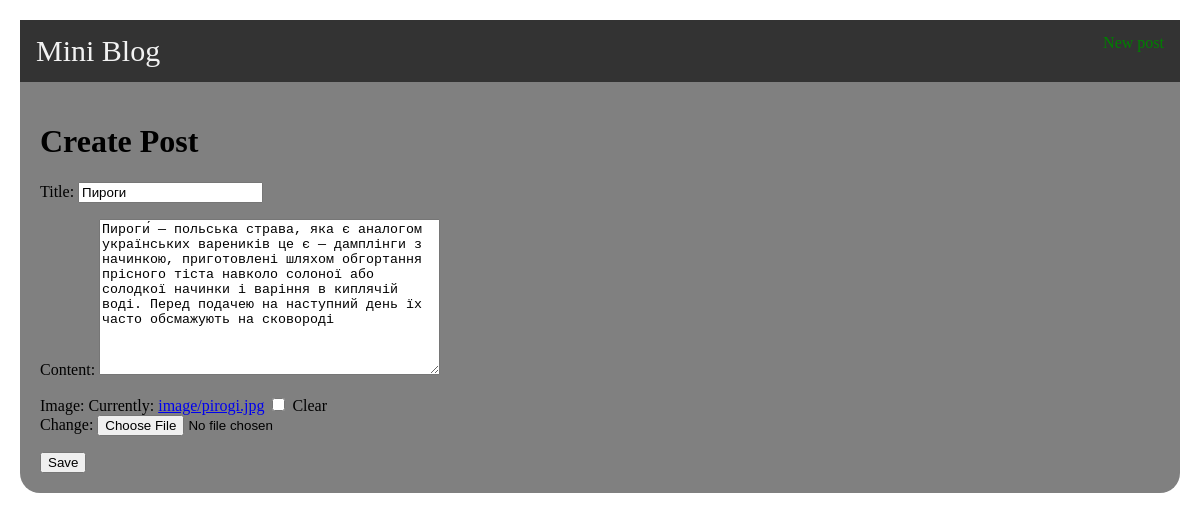
The app's page /update/6 with its own data.
### blog/models.py (models this page shows, shortened)
class Post(models.Model):
    title = models.CharField(max_length=200)
    content = models.TextField()
    date_created = models.DateTimeField(auto_now_add=True)
    image = models.ImageField(upload_to='image/', blank=True, null=True)

### blog/views.py (the view)
# urls.py: path('update/<int:pk>', views.UpdatePost.as_view(), name='update'),
class UpdatePost(UpdateView):
    template_name = 'create_post.html'
    model = Post
    form_class = PostForm
    success_url = reverse_lazy('home')

### blog/forms.py
class PostForm(forms.ModelForm):
    class Meta:
        model = Post
        fields = ['title', 'content', 'image']

### templates/create_post.html (shortened to what this page needs)
{% extends 'default.html' %}
{% block content %}
    <h1>Create Post</h1>
    <form method="post" enctype="multipart/form-data">
        {{ form.as_p }}
        <button type="submit">Save</button>
    </form>
{% endblock %}

### templates/default.html (style rules this page uses)
body { margin: 20px; }

### records on screen
Post: title "Пироги", content "Пироги́ — польська страва, яка є аналогом українських вареників це є — дамплінги з начинкою, приготовлені шляхом обгортання прісного тіста навколо солоної або солодкої начинки і варіння в киплячій воді. Перед подачею на наступний день їх часто обсмажують на сковороді"
